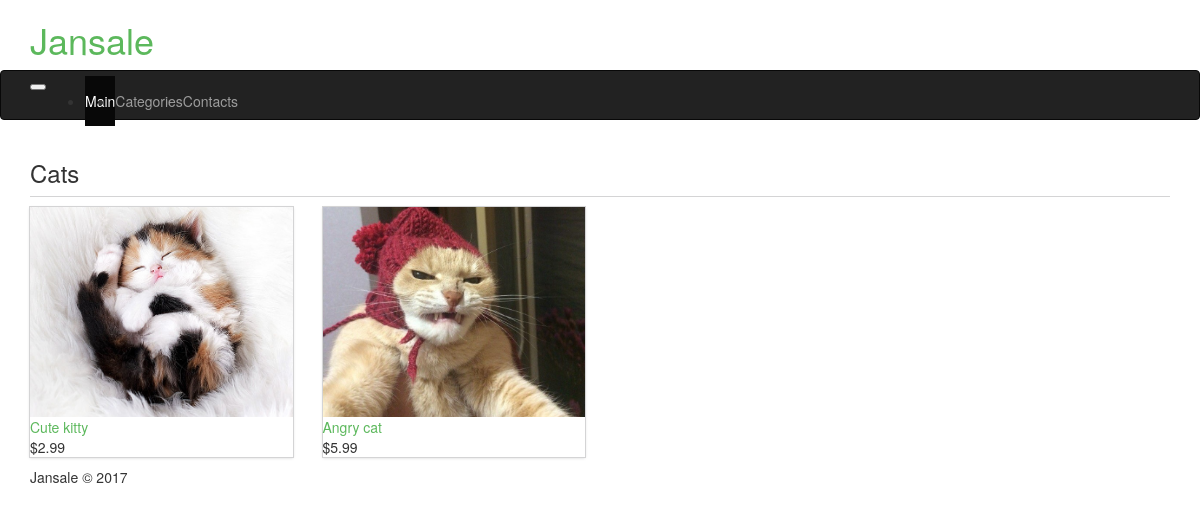
/category/cats/, run on the app's committed database.
### app/models.py (models this page shows, shortened)
class Category(models.Model):
    name = models.CharField(max_length=40)
    url = models.CharField(max_length=100, blank=True)

class Product(models.Model):
    image = models.ImageField(upload_to='products/')
    name = models.CharField(max_length=40)
    price = models.DecimalField(max_digits=20, decimal_places=2)
    category = models.ForeignKey(Category, blank=True)
    popular = models.BooleanField()
    new = models.BooleanField()

### app/views.py (the view)
# urls.py: url(r'^category/(?P<url>[A-Za-z]+)/$', views.category)
def category(request, url):
    data_category = get_object_or_404(Category, url=url)
    category_items = Product.objects.all().filter(category=data_category.pk)
    categories = Category.objects.all()
    return render(request, 'app/category.html', {
        'data_category': data_category,
        'category_items': category_items,
        'categories': categories}
    )

### app/templates/app/category.html
{% extends 'app/index.html'%}
{% block content %}
  <section class="mt-4">
    <div class="container">
      <div class="products">
        <h3 class="products__title">{{ data_category.name }}</h3>
        <div class="row">
          {% for item in category_items %}
            <div class="col-md-3 col-sm-6 mt-4">
              <div class="products__item">
                <a class="products__item__wrapper" href="#">
                  <img class="products__item__img" src="{{ MEDIA_URL }}{{ item.image }}" alt="{{ item.name }}">
                </a>
                <div class="products__item__info px-3 py-2">
                  <a class="products__item__title font-weight-bold mb-1" href="#">{{ item.name }}</a>
                  <p class="products__item__price m-0">${{ item.price }}</p>
                </div>
              </div>
            </div>
          {% endfor %}
        </div>
      </div>
    </div>
  </section>
{% endblock %}

### app/static/css/style.css (style rules this page uses)
.products__title:after { display: block; width: 100%; height: 1px; margin-top: 10px; background: #d4d4d5; content: ''; }
.products__item { padding: 0; box-shadow: 0 1px 3px 0 #d4d4d5, 0 0 0 1px #d4d4d5; }
.products__item__wrapper { display: block; width: 100%; height: 210px; }
.products__item__img { width: 100%; height: 100%; object-fit: cover; }
.products__item__title { color: #5cb85c; }

### data on the page
Category: name "Cats"
Product: image (picture), name "Cute kitty", price "2.99"
Product: image (picture), name "Angry cat", price "5.99"
